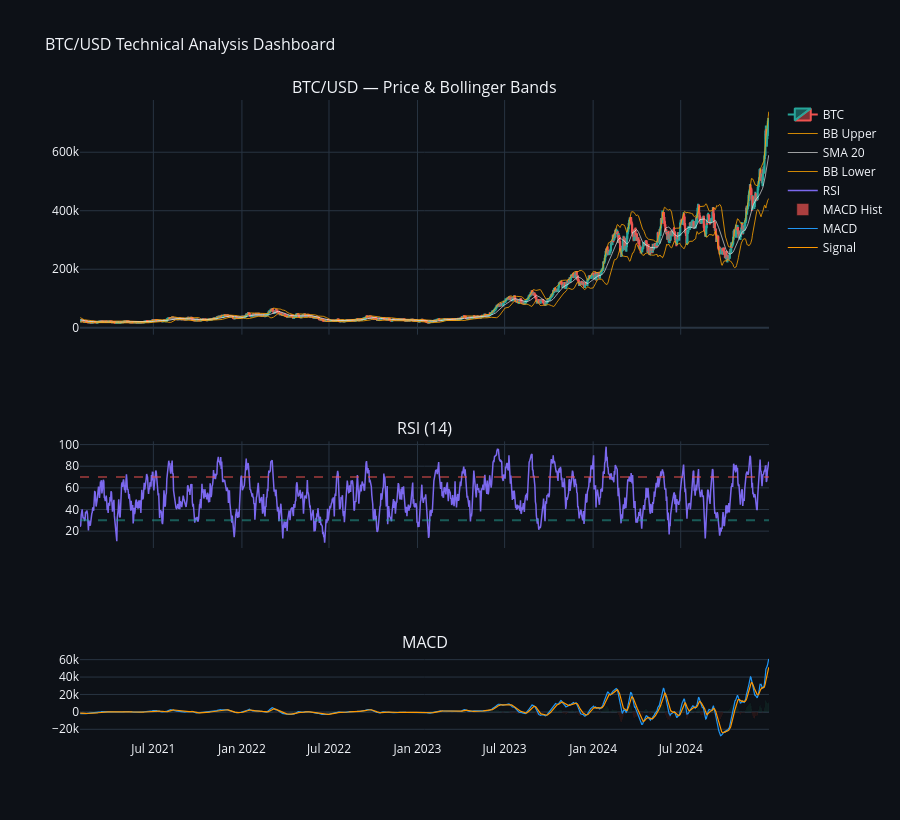

Notebook source saved alongside this figure:
### Markdown cell above
### 6.1 BTC Technical Analysis (Candlestick + BB + RSI + MACD)

### Code cell
btc = df[df["ticker"] == "BTC"].sort_values("Date")

fig = make_subplots(
    rows=3, cols=1, shared_xaxes=True,
    row_heights=[0.55, 0.25, 0.20],
    subplot_titles=["BTC/USD — Price & Bollinger Bands", "RSI (14)", "MACD"]
)

fig.add_trace(go.Candlestick(
    x=btc["Date"], open=btc["Open"], high=btc["High"],
    low=btc["Low"], close=btc["Close"], name="BTC",
    increasing_line_color="#26a69a", decreasing_line_color="#ef5350"
), row=1, col=1)

for col, color, name in [
    ("bb_upper", "rgba(255,165,0,0.8)", "BB Upper"),
    ("sma_20",   "rgba(255,255,255,0.6)", "SMA 20"),
    ("bb_lower", "rgba(255,165,0,0.8)", "BB Lower"),
]:
    fig.add_trace(go.Scatter(
        x=btc["Date"], y=btc[col],
        line=dict(color=color, width=1), name=name
    ), row=1, col=1)

fig.add_trace(go.Scatter(
    x=btc["Date"], y=btc["rsi"],
    line=dict(color="#7b68ee", width=1.5), name="RSI"
), row=2, col=1)
fig.add_hline(y=70, line_dash="dash", line_color="rgba(239,83,80,0.5)", row=2, col=1)
fig.add_hline(y=30, line_dash="dash", line_color="rgba(38,166,154,0.5)", row=2, col=1)

bar_colors = ["#26a69a" if v >= 0 else "#ef5350" for v in btc["macd_hist"]]
fig.add_trace(go.Bar(
    x=btc["Date"], y=btc["macd_hist"],
    marker_color=bar_colors, name="MACD Hist", opacity=0.7
), row=3, col=1)
fig.add_trace(go.Scatter(
    x=btc["Date"], y=btc["macd"],
    line=dict(color="#2196f3", width=1.2), name="MACD"
), row=3, col=1)
fig.add_trace(go.Scatter(
    x=btc["Date"], y=btc["macd_signal"],
    line=dict(color="#ff9800", width=1.2), name="Signal"
), row=3, col=1)

fig.update_layout(
    height=820, template="plotly_dark",
    paper_bgcolor="#0d1117", plot_bgcolor="#0d1117",
    xaxis_rangeslider_visible=False,
    title_text="BTC/USD Technical Analysis Dashboard", title_font_size=16
)
fig.show()

### Figure 1 — Plotly figure (JSON) as saved in the notebook; plotly's stock layout.template omitted (floating-point values rounded to 4 significant figures; data arrays with more than 128 entries replaced by an {"elided": "..."} marker saying what was removed)
{"data": [{"close": {"elided": "1432 float values"}, "decreasing": {"line": {"color": "#ef5350"}}, "high": {"elided": "1432 float values"}, "increasing": {"line": {"color": "#26a69a"}}, "low": {"elided": "1432 float values"}, "name": "BTC", "open": {"elided": "1432 float values"}, "type": "candlestick", "x": {"elided": "1432 str values"}, "xaxis": "x", "yaxis": "y"}, {"line": {"color": "rgba(255,165,0,0.8)", "width": 1}, "name": "BB Upper", "type": "scatter", "x": {"elided": "1432 str values"}, "xaxis": "x", "y": {"elided": "1432 float values"}, "yaxis": "y"}, {"line": {"color": "rgba(255,255,255,0.6)", "width": 1}, "name": "SMA 20", "type": "scatter", "x": {"elided": "1432 str values"}, "xaxis": "x", "y": {"elided": "1432 float values"}, "yaxis": "y"}, {"line": {"color": "rgba(255,165,0,0.8)", "width": 1}, "name": "BB Lower", "type": "scatter", "x": {"elided": "1432 str values"}, "xaxis": "x", "y": {"elided": "1432 float values"}, "yaxis": "y"}, {"line": {"color": "#7b68ee", "width": 1.5}, "name": "RSI", "type": "scatter", "x": {"elided": "1432 str values"}, "xaxis": "x2", "y": {"elided": "1432 float values"}, "yaxis": "y2"}, {"marker": {"color": {"elided": "1432 str values"}}, "name": "MACD Hist", "opacity": 0.7, "type": "bar", "x": {"elided": "1432 str values"}, "xaxis": "x3", "y": {"elided": "1432 float values"}, "yaxis": "y3"}, {"line": {"color": "#2196f3", "width": 1.2}, "name": "MACD", "type": "scatter", "x": {"elided": "1432 str values"}, "xaxis": "x3", "y": {"elided": "1432 float values"}, "yaxis": "y3"}, {"line": {"color": "#ff9800", "width": 1.2}, "name": "Signal", "type": "scatter", "x": {"elided": "1432 str values"}, "xaxis": "x3", "y": {"elided": "1432 float values"}, "yaxis": "y3"}], "layout": {"annotations": [{"font": {"size": 16}, "showarrow": false, "text": "BTC/USD — Price & Bollinger Bands", "x": 0.5, "xanchor": "center", "xref": "paper", "y": 1, "yanchor": "bottom", "yref": "paper"}, {"font": {"size": 16}, "showarrow": false, "text": "RSI (14)", "x": 0.5, "xanchor": "center", "xref": "paper", "y": 0.4667, "yanchor": "bottom", "yref": "paper"}, {"font": {"size": 16}, "showarrow": false, "text": "MACD", "x": 0.5, "xanchor": "center", "xref": "paper", "y": 0.1333, "yanchor": "bottom", "yref": "paper"}], "height": 820, "paper_bgcolor": "#0d1117", "plot_bgcolor": "#0d1117", "shapes": [{"line": {"color": "rgba(239,83,80,0.5)", "dash": "dash"}, "type": "line", "x0": 0, "x1": 1, "xref": "x2 domain", "y0": 70, "y1": 70, "yref": "y2"}, {"line": {"color": "rgba(38,166,154,0.5)", "dash": "dash"}, "type": "line", "x0": 0, "x1": 1, "xref": "x2 domain", "y0": 30, "y1": 30, "yref": "y2"}], "title": {"font": {"size": 16}, "text": "BTC/USD Technical Analysis Dashboard"}, "xaxis": {"anchor": "y", "domain": [0, 1], "matches": "x3", "rangeslider": {"visible": false}, "showticklabels": false}, "xaxis2": {"anchor": "y2", "domain": [0, 1], "matches": "x3", "showticklabels": false}, "xaxis3": {"anchor": "y3", "domain": [0, 1]}, "yaxis": {"anchor": "x", "domain": [0.6333, 1]}, "yaxis2": {"anchor": "x2", "domain": [0.3, 0.4667]}, "yaxis3": {"anchor": "x3", "domain": [0, 0.1333]}}}
